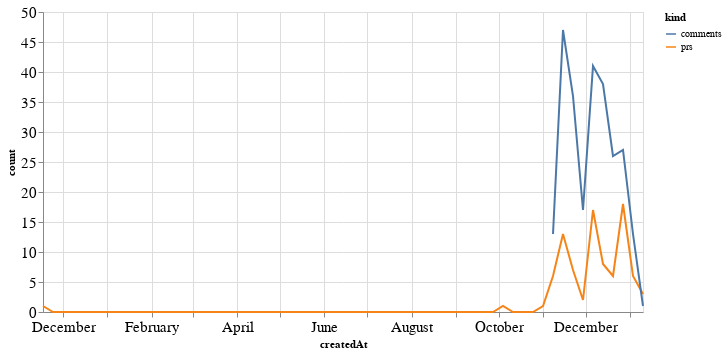

Here is the notebook cell this chart was saved with:
### Code cell
alt.Chart(total_time, width=600).mark_line().encode(
    x='createdAt',
    y='count',
    color='kind'
)

### Figure 1 — Vega-Lite specification as saved in the notebook (floating-point values rounded to 4 significant figures)
{"config": {"axisLeft": {"labelFontSize": 15}, "axisBottom": {"labelFontSize": 15}}, "data": {"name": "data-61ad27b3ba4c1751bfac7a51faa07142"}, "mark": "line", "encoding": {"color": {"type": "nominal", "field": "kind"}, "x": {"type": "temporal", "field": "createdAt"}, "y": {"type": "quantitative", "field": "count"}}, "width": 600, "$schema": "https://vega.github.io/schema/vega-lite/v4.8.1.json", "datasets": {"data-61ad27b3ba4c1751bfac7a51faa07142": [{"createdAt": "2019-11-17T00:00:00", "kind": "prs", "count": 1.0}, {"createdAt": "2019-11-24T00:00:00", "kind": "prs", "count": 0.0}, {"createdAt": "2019-12-01T00:00:00", "kind": "prs", "count": 0.0}, {"createdAt": "2019-12-08T00:00:00", "kind": "prs", "count": 0.0}, {"createdAt": "2019-12-15T00:00:00", "kind": "prs", "count": 0.0}, {"createdAt": "2019-12-22T00:00:00", "kind": "prs", "count": 0.0}, {"createdAt": "2019-12-29T00:00:00", "kind": "prs", "count": 0.0}, {"createdAt": "2020-01-05T00:00:00", "kind": "prs", "count": 0.0}, {"createdAt": "2020-01-12T00:00:00", "kind": "prs", "count": 0.0}, {"createdAt": "2020-01-19T00:00:00", "kind": "prs", "count": 0.0}, {"createdAt": "2020-01-26T00:00:00", "kind": "prs", "count": 0.0}, {"createdAt": "2020-02-02T00:00:00", "kind": "prs", "count": 0.0}, {"createdAt": "2020-02-09T00:00:00", "kind": "prs", "count": 0.0}, {"createdAt": "2020-02-16T00:00:00", "kind": "prs", "count": 0.0}, {"createdAt": "2020-02-23T00:00:00", "kind": "prs", "count": 0.0}, {"createdAt": "2020-03-01T00:00:00", "kind": "prs", "count": 0.0}, {"createdAt": "2020-03-08T00:00:00", "kind": "prs", "count": 0.0}, {"createdAt": "2020-03-15T00:00:00", "kind": "prs", "count": 0.0}, {"createdAt": "2020-03-22T00:00:00", "kind": "prs", "count": 0.0}, {"createdAt": "2020-03-29T00:00:00", "kind": "prs", "count": 0.0}, {"createdAt": "2020-04-05T00:00:00", "kind": "prs", "count": 0.0}, {"createdAt": "2020-04-12T00:00:00", "kind": "prs", "count": 0.0}, {"createdAt": "2020-04-19T00:00:00", "kind": "prs", "count": 0.0}, {"createdAt": "2020-04-26T00:00:00", "kind": "prs", "count": 0.0}, {"createdAt": "2020-05-03T00:00:00", "kind": "prs", "count": 0.0}, {"createdAt": "2020-05-10T00:00:00", "kind": "prs", "count": 0.0}, {"createdAt": "2020-05-17T00:00:00", "kind": "prs", "count": 0.0}, {"createdAt": "2020-05-24T00:00:00", "kind": "prs", "count": 0.0}, {"createdAt": "2020-05-31T00:00:00", "kind": "prs", "count": 0.0}, {"createdAt": "2020-06-07T00:00:00", "kind": "prs", "count": 0.0}, {"createdAt": "2020-06-14T00:00:00", "kind": "prs", "count": 0.0}, {"createdAt": "2020-06-21T00:00:00", "kind": "prs", "count": 0.0}, {"createdAt": "2020-06-28T00:00:00", "kind": "prs", "count": 0.0}, {"createdAt": "2020-07-05T00:00:00", "kind": "prs", "count": 0.0}, {"createdAt": "2020-07-12T00:00:00", "kind": "prs", "count": 0.0}, {"createdAt": "2020-07-19T00:00:00", "kind": "prs", "count": 0.0}, {"createdAt": "2020-07-26T00:00:00", "kind": "prs", "count": 0.0}, {"createdAt": "2020-08-02T00:00:00", "kind": "prs", "count": 0.0}, {"createdAt": "2020-08-09T00:00:00", "kind": "prs", "count": 0.0}, {"createdAt": "2020-08-16T00:00:00", "kind": "prs", "count": 0.0}, {"createdAt": "2020-08-23T00:00:00", "kind": "prs", "count": 0.0}, {"createdAt": "2020-08-30T00:00:00", "kind": "prs", "count": 0.0}, {"createdAt": "2020-09-06T00:00:00", "kind": "prs", "count": 0.0}, {"createdAt": "2020-09-13T00:00:00", "kind": "prs", "count": 0.0}, {"createdAt": "2020-09-20T00:00:00", "kind": "prs", "count": 0.0}, {"createdAt": "2020-09-27T00:00:00", "kind": "prs", "count": 0.0}, {"createdAt": "2020-10-04T00:00:00", "kind": "prs", "count": 1.0}, {"createdAt": "2020-10-11T00:00:00", "kind": "prs", "count": 0.0}, {"createdAt": "2020-10-18T00:00:00", "kind": "prs", "count": 0.0}, {"createdAt": "2020-10-25T00:00:00", "kind": "prs", "count": 0.0}, {"createdAt": "2020-11-01T00:00:00", "kind": "prs", "count": 1.0}, {"createdAt": "2020-11-08T00:00:00", "kind": "prs", "count": 6.0}, {"createdAt": "2020-11-15T00:00:00", "kind": "prs", "count": 13.0}, {"createdAt": "2020-11-22T00:00:00", "kind": "prs", "count": 7.0}, {"createdAt": "2020-11-29T00:00:00", "kind": "prs", "count": 2.0}, {"createdAt": "2020-12-06T00:00:00", "kind": "prs", "count": 17.0}, {"createdAt": "2020-12-13T00:00:00", "kind": "prs", "count": 8.0}, {"createdAt": "2020-12-20T00:00:00", "kind": "prs", "count": 6.0}, {"createdAt": "2020-12-27T00:00:00", "kind": "prs", "count": 18.0}, {"createdAt": "2021-01-03T00:00:00", "kind": "prs", "count": 6.0}, {"createdAt": "2021-01-10T00:00:00", "kind": "prs", "count": 3.0}, {"createdAt": "2019-11-17T00:00:00", "kind": "comments", "count": null}, {"createdAt": "2019-11-24T00:00:00", "kind": "comments", "count": null}, {"createdAt": "2019-12-01T00:00:00", "kind": "comments", "count": null}, {"createdAt": "2019-12-08T00:00:00", "kind": "comments", "count": null}, {"createdAt": "2019-12-15T00:00:00", "kind": "comments", "count": null}, {"createdAt": "2019-12-22T00:00:00", "kind": "comments", "count": null}, {"createdAt": "2019-12-29T00:00:00", "kind": "comments", "count": null}, {"createdAt": "2020-01-05T00:00:00", "kind": "comments", "count": null}, {"createdAt": "2020-01-12T00:00:00", "kind": "comments", "count": null}, {"createdAt": "2020-01-19T00:00:00", "kind": "comments", "count": null}, {"createdAt": "2020-01-26T00:00:00", "kind": "comments", "count": null}, {"createdAt": "2020-02-02T00:00:00", "kind": "comments", "count": null}, {"createdAt": "2020-02-09T00:00:00", "kind": "comments", "count": null}, {"createdAt": "2020-02-16T00:00:00", "kind": "comments", "count": null}, {"createdAt": "2020-02-23T00:00:00", "kind": "comments", "count": null}, {"createdAt": "2020-03-01T00:00:00", "kind": "comments", "count": null}, {"createdAt": "2020-03-08T00:00:00", "kind": "comments", "count": null}, {"createdAt": "2020-03-15T00:00:00", "kind": "comments", "count": null}, {"createdAt": "2020-03-22T00:00:00", "kind": "comments", "count": null}, {"createdAt": "2020-03-29T00:00:00", "kind": "comments", "count": null}, {"createdAt": "2020-04-05T00:00:00", "kind": "comments", "count": null}, {"createdAt": "2020-04-12T00:00:00", "kind": "comments", "count": null}, {"createdAt": "2020-04-19T00:00:00", "kind": "comments", "count": null}, {"createdAt": "2020-04-26T00:00:00", "kind": "comments", "count": null}, {"createdAt": "2020-05-03T00:00:00", "kind": "comments", "count": null}, {"createdAt": "2020-05-10T00:00:00", "kind": "comments", "count": null}, {"createdAt": "2020-05-17T00:00:00", "kind": "comments", "count": null}, {"createdAt": "2020-05-24T00:00:00", "kind": "comments", "count": null}, {"createdAt": "2020-05-31T00:00:00", "kind": "comments", "count": null}, {"createdAt": "2020-06-07T00:00:00", "kind": "comments", "count": null}, {"createdAt": "2020-06-14T00:00:00", "kind": "comments", "count": null}, {"createdAt": "2020-06-21T00:00:00", "kind": "comments", "count": null}, {"createdAt": "2020-06-28T00:00:00", "kind": "comments", "count": null}, {"createdAt": "2020-07-05T00:00:00", "kind": "comments", "count": null}, {"createdAt": "2020-07-12T00:00:00", "kind": "comments", "count": null}, {"createdAt": "2020-07-19T00:00:00", "kind": "comments", "count": null}, {"createdAt": "2020-07-26T00:00:00", "kind": "comments", "count": null}, {"createdAt": "2020-08-02T00:00:00", "kind": "comments", "count": null}, {"createdAt": "2020-08-09T00:00:00", "kind": "comments", "count": null}, {"createdAt": "2020-08-16T00:00:00", "kind": "comments", "count": null}, {"createdAt": "2020-08-23T00:00:00", "kind": "comments", "count": null}, {"createdAt": "2020-08-30T00:00:00", "kind": "comments", "count": null}, {"createdAt": "2020-09-06T00:00:00", "kind": "comments", "count": null}, {"createdAt": "2020-09-13T00:00:00", "kind": "comments", "count": null}, {"createdAt": "2020-09-20T00:00:00", "kind": "comments", "count": null}, {"createdAt": "2020-09-27T00:00:00", "kind": "comments", "count": null}, {"createdAt": "2020-10-04T00:00:00", "kind": "comments", "count": null}, {"createdAt": "2020-10-11T00:00:00", "kind": "comments", "count": null}, {"createdAt": "2020-10-18T00:00:00", "kind": "comments", "count": null}, {"createdAt": "2020-10-25T00:00:00", "kind": "comments", "count": null}, {"createdAt": "2020-11-01T00:00:00", "kind": "comments", "count": null}, {"createdAt": "2020-11-08T00:00:00", "kind": "comments", "count": 13.0}, {"createdAt": "2020-11-15T00:00:00", "kind": "comments", "count": 47.0}, {"createdAt": "2020-11-22T00:00:00", "kind": "comments", "count": 36.0}, {"createdAt": "2020-11-29T00:00:00", "kind": "comments", "count": 17.0}, {"createdAt": "2020-12-06T00:00:00", "kind": "comments", "count": 41.0}, {"createdAt": "2020-12-13T00:00:00", "kind": "comments", "count": 38.0}, {"createdAt": "2020-12-20T00:00:00", "kind": "comments", "count": 26.0}, {"createdAt": "2020-12-27T00:00:00", "kind": "comments", "count": 27.0}, {"createdAt": "2021-01-03T00:00:00", "kind": "comments", "count": 13.0}, {"createdAt": "2021-01-10T00:00:00", "kind": "comments", "count": 1.0}]}}
